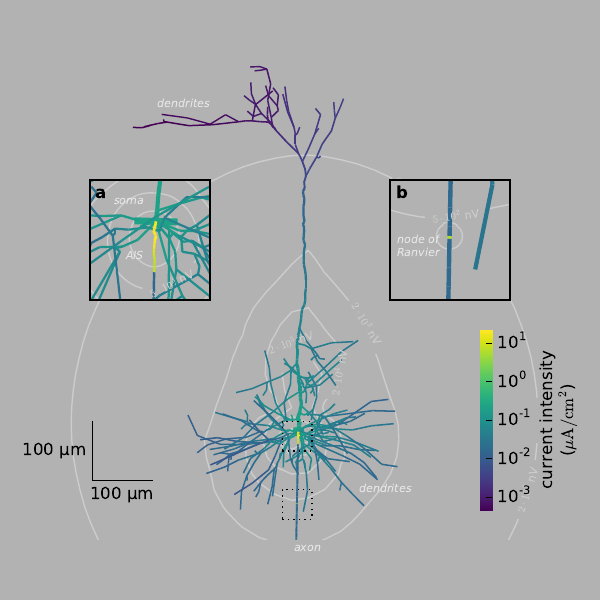

This figure's Python source:
#!/usr/bin/env python
#coding=utf-8
r"""Figure. Distribution of the total membrane current density in
different sections of a
neuron. Neurites of reconstructed neuron (center) are colored
according to the peak-to-peak
amplitude of membrane current intensity involved in generation of
action potential (colorbar in the bottom right corner). For clarity
axon was truncated. Two sections of the neuron are shown in
magnification: area surrounding cell's soma (\textbf{{a}}) and a piece of axon with
visible single node of Ranvier (\textbf{{b}}, red color corresponds to high current
intensity typical for generation of action potential in a node of
Ranvier) """

import numpy as np
import matplotlib.pyplot as plt
from matplotlib import colors, ticker, patches
from matplotlib import cm

from eap import field, graph
import os

import platform
ARCH = platform.machine()

def plot_contour(x_range, y_range, n_contours=15):
    xx, yy = field.calc_grid(x_range, y_range, n_samp=Nsamp)
    vext = field.estimate_on_grid(coords, I, xx, yy)
    vext_p2p = vext.max(0) - vext.min(0)
    graph.logcontour(xx, yy, vext_p2p / 1000., n_contours=n_contours, linecolors='0.8', linewidths=1, unit=r'$\mathrm{\mu}$V', fontsize=8)

dt = 0.025
tstop = 50
t0, t1 = 10, 25

# Parameters
rho    = 3.5  #conductivity, Ohm.m
cutoff = 800. #high-pass cutoff, Hz
order  = 401  #filter order
Nsamp  = 30
filter = None
y_range = (-200, 610)
x_range = (-550, 250)
bg_color = (0.7, 0.7, 0.7)
cmap = cm.viridis

simulation_filename = "data/neuron_simulation_data.npz"

# Simulation
if not os.path.exists(simulation_filename):
    from eap import cell
    cell.load_model('models/Mainen/demo_ext.hoc',
                    'models/Mainen/{}/.libs/libnrnmech.so'.format(ARCH))
    cell.initialize(dt=dt)
    t, I = cell.integrate(tstop)
    coords = cell.get_seg_coords()
    I = I[(t > t0) & (t < t1)]
    t = t[(t > t0) & (t < t1)]
    np.savez(simulation_filename, coords=coords, I=I, t=t)
else:
    data = np.load(simulation_filename)
    coords = data['coords']
    t = data['t']
    I = data['I']

# Plots
fig = plt.figure(figsize=(6,6), facecolor=bg_color)
fig.subplots_adjust(left=0.05, right=0.95)
ax = plt.subplot(111, frameon=False)

#contour
plot_contour(x_range, y_range, 5)

#neuron
S = np.pi*coords['diam']*coords['L'] #segment surface
p2p = I.max(0) - I.min(0)
norm = colors.LogNorm(vmin=p2p.min(), vmax=p2p.max())
col = graph.plot_neuron(coords, p2p, norm=norm, show_diams=True, width_min=1., width_max=6, cmap=cmap)
plt.xticks([])
plt.yticks([])
plt.xlim(x_range)
plt.ylim(y_range)

# scalebar
xp, yp = -500, -100
w, h = 100, 100
plt.plot([xp, xp], [yp, yp+h], 'k-')
plt.plot([xp, xp+h], [yp, yp], 'k-')
plt.text(xp-10, yp+h/2., u"100 µm", ha='right', va='center',
         transform=ax.transData)
plt.text(xp+h/2., yp-10, u"100 µm", ha='center', va='top',
         transform=ax.transData)

# color bar
ax_cbar=plt.axes([0.8, 0.15, 0.02, 0.3], frameon=False)
fmt = ticker.LogFormatterMathtext()
fmt.create_dummy_axis()
cbar = plt.colorbar(col,format=fmt, cax=ax_cbar)
cbar.ax.set_ylabel("current intensity\n($\mathrm{\\mu A/cm^2}$)", ma='center')
cbar.outline.set_visible(False)

# labels
plt.text(-50, -120, "dendrites", transform=ax.transData,
         size=8, color='0.9', style='italic')
plt.text(-390, 530, "dendrites", transform=ax.transData,
         size=8, color='0.9', style='italic')
plt.text(-160, -220, "axon", transform=ax.transData,
         size=8, color='0.9', style='italic')

# zoom soma area
ax_zoom1 = plt.axes([0.15, 0.5, 0.2, 0.2], axisbg=bg_color)
x1, x2 = (-180, -130)
y1, y2 = (-50, 0)
plot_contour((x1, x2), (y1, y2), 5)
graph.plot_neuron(coords, p2p, norm=norm, show_diams=True, width_min=1.5, cmap=cmap)
plt.axis('scaled')
plt.xlim((x1, x2))
plt.ylim((y1, y2))
plt.xticks([])
plt.yticks([])
plt.text(0.05, 0.85, 'a', transform=ax_zoom1.transAxes, weight='bold')
plt.text(-170, -10, "soma", transform=ax_zoom1.transData,
         size=8, color='0.9', style='italic')
plt.text(-165, -33, "AIS", transform=ax_zoom1.transData,
         size=8, color='0.9', style='italic')

rec_zoom1 = patches.Rectangle((x1, y1), x2-x1, y2-y1,
                              transform=ax.transData,
                             fill=False,
                             ls='dotted')

fig.patches.append(rec_zoom1)

# zoom axon area
ax_zoom2 = plt.axes([0.65, 0.5, 0.2, 0.2], axisbg=bg_color)

x1, x2 = (-180, -130)
y1, y2 = (-165, -115)

plot_contour((x1, x2), (y1, y2), 5)
graph.plot_neuron(coords, p2p, norm=norm, show_diams=True, width_min=3, cmap=cmap)
plt.axis('scaled')
plt.xlim((x1, x2))
plt.ylim((y1, y2))
plt.xticks([])
plt.yticks([])
plt.text(0.05, 0.85, 'b', transform=ax_zoom2.transAxes, weight='bold')
plt.text(-177, -138, "node of\nRanvier", 
         transform=ax_zoom2.transData,
         va="top",
         size=8, color='0.9', style='italic')
rec_zoom2 = patches.Rectangle((x1, y1), x2-x1, y2-y1,
                              transform=ax.transData,
                             fill=False,
                             ls='dotted')
fig.patches.append(rec_zoom2)


plt.savefig('hunter.pdf', facecolor=fig.get_facecolor())
